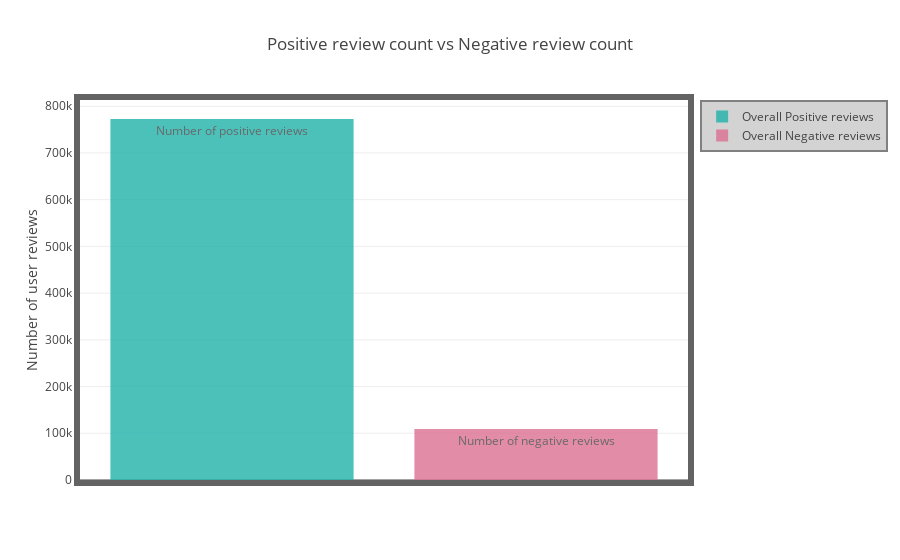

The notebook cell saved with this chart:
### Code cell
# compute review score//
positive_review = []
negative_review = []

review_count = list(business_df_new['review_count'])
sentiment_review_list = list(reviews_df['sentiment_score_reviews']) #ignoring neutral views.

# review sentiment list
for i in sentiment_review_list:
    if i < 0:
        negative_review.append(i)
    else:
        positive_review.append(i)
count_positive_review = len(positive_review)
count_negative_review = len(negative_review)
print(count_positive_review, count_negative_review)

# make a simple plot to see the distribution of review polarity.
trace1 = go.Bar(
    y=[count_positive_review],
    x=[5],
    name='Overall Positive reviews',
    text = 'Number of positive reviews',
    marker=dict(
        color='lightseagreen',
    ),
    opacity=0.8
)

trace2 = go.Bar(
    y=[count_negative_review],
    x=[105],
    name='Overall Negative reviews',
    text = 'Number of negative reviews',
    marker=dict(
        color='palevioletred',
    ),
    opacity=0.8
)

# Create/Design layout for the plot
layout = dict(title = 'Positive review count vs Negative review count',
              xaxis=go.layout.XAxis(showline=True,
                        mirror=True,
                        showticklabels = False,
                        linecolor='#636363',
                        linewidth=6
                    ),
              yaxis = dict(title = 'Number of user reviews',
                        zeroline=True,
                        showline=True,
                        mirror=True,
                        linecolor='#636363',
                        linewidth=6
                    ),
              showlegend=True,
              legend=dict(bgcolor='lightgray',
                        bordercolor='gray',
                        borderwidth=2
                    )
              )


# Add our data to the plot
data = [trace1, trace2]

# Combine data and layout into a single figure
fig = dict(data=data, layout=layout)

# IPython notebook- plot
iplot(fig, filename='bar-plot-posvsnegreviews')

### Figure 1 — Plotly figure (JSON) as saved in the notebook; plotly's stock layout.template omitted (floating-point values rounded to 4 significant figures)
{"data": [{"marker": {"color": "lightseagreen"}, "name": "Overall Positive reviews", "opacity": 0.8, "text": "Number of positive reviews", "type": "bar", "uid": "52209556-e2b6-4f18-b21b-2b360a70269f", "x": [5], "y": [772658]}, {"marker": {"color": "palevioletred"}, "name": "Overall Negative reviews", "opacity": 0.8, "text": "Number of negative reviews", "type": "bar", "uid": "822e45c9-8d21-46de-b4f1-a8f4546a5eec", "x": [105], "y": [109189]}], "layout": {"legend": {"bgcolor": "lightgray", "bordercolor": "gray", "borderwidth": 2}, "showlegend": true, "title": {"text": "Positive review count vs Negative review count"}, "xaxis": {"linecolor": "#636363", "linewidth": 6, "mirror": true, "showline": true, "showticklabels": false}, "yaxis": {"linecolor": "#636363", "linewidth": 6, "mirror": true, "showline": true, "title": {"text": "Number of user reviews"}, "zeroline": true}}}
